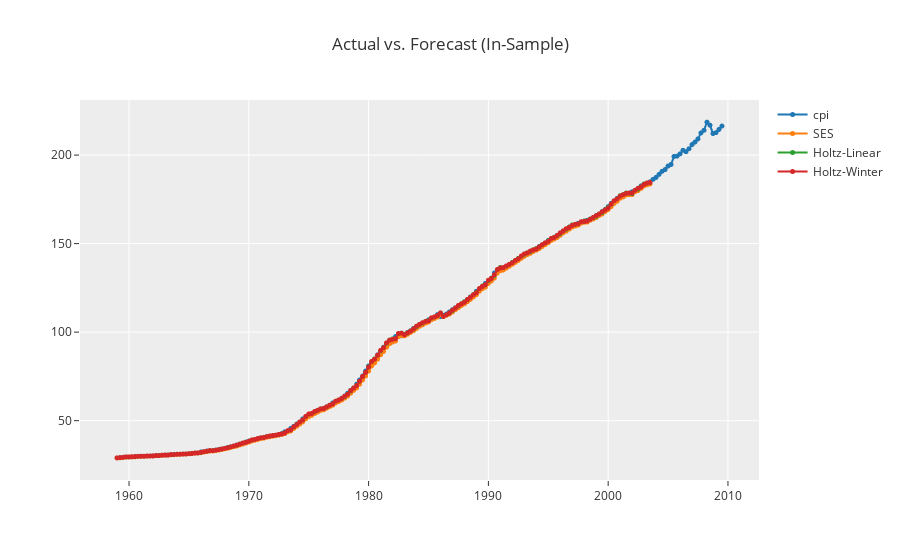

Source (notebook cell):
### Markdown cell above
### #9.

### Code cell
exp.plot_model([ses, ht, hw], plot='insample', data_kwargs={'labels':["SES", "Holtz-Linear", "Holtz-Winter"]})

### Figure 1 — Plotly figure (JSON) as saved in the notebook; plotly's stock layout.template omitted (floating-point values rounded to 4 significant figures; data arrays with more than 128 entries replaced by an {"elided": "..."} marker saying what was removed)
{"data": [{"line": {"color": "rgb(31, 119, 180)", "width": 2}, "marker": {"color": "rgb(31, 119, 180)", "size": 5}, "mode": "lines+markers", "name": "cpi", "type": "scattergl", "x": {"elided": "203 str values"}, "xaxis": "x", "y": {"elided": "203 float values"}, "yaxis": "y"}, {"line": {"color": "rgb(255, 127, 14)", "width": 2}, "marker": {"color": "rgb(255, 127, 14)", "size": 5}, "mode": "lines+markers", "name": "SES", "type": "scattergl", "x": {"elided": "203 str values"}, "xaxis": "x", "y": {"elided": "203 float values"}, "yaxis": "y"}, {"line": {"color": "rgb(44, 160, 44)", "width": 2}, "marker": {"color": "rgb(44, 160, 44)", "size": 5}, "mode": "lines+markers", "name": "Holtz-Linear", "type": "scattergl", "x": {"elided": "203 str values"}, "xaxis": "x", "y": {"elided": "203 float values"}, "yaxis": "y"}, {"line": {"color": "rgb(214, 39, 40)", "width": 2}, "marker": {"color": "rgb(214, 39, 40)", "size": 5}, "mode": "lines+markers", "name": "Holtz-Winter", "type": "scattergl", "x": {"elided": "203 str values"}, "xaxis": "x", "y": {"elided": "203 float values"}, "yaxis": "y"}], "layout": {"showlegend": true, "title": {"text": "Actual vs. Forecast (In-Sample)"}, "xaxis": {"anchor": "y", "domain": [0, 1]}, "yaxis": {"anchor": "x", "domain": [0, 1]}}}
